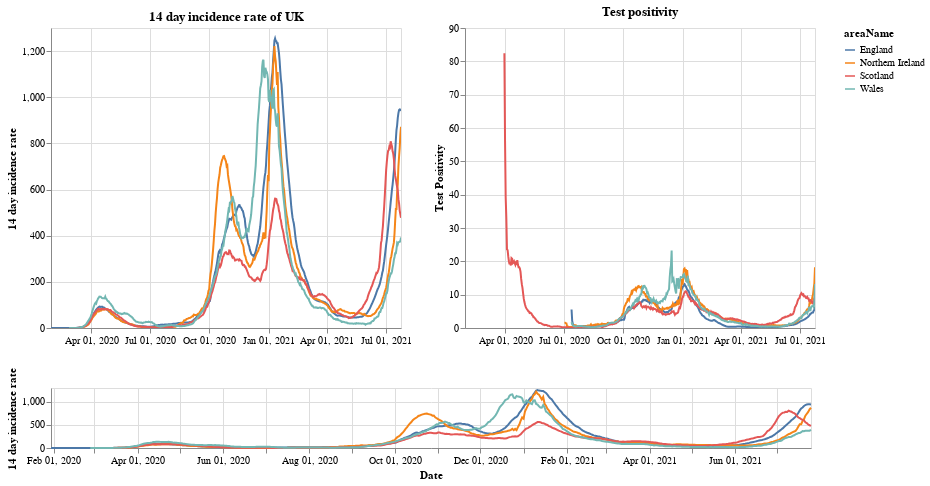

The code cell stored with this chart in its notebook:
### Markdown cell above
# Plots

First a plot with each country in the UK. The top right shows the positivity rate for (which is the percentage of registered tests which were positive) while the top left is the 14 day incidence rate. The bottom chart can be used to select the timeframe (does not work on a mobile device).

### Code cell
#collapse
brush = alt.selection(type='interval', name='DateBrush',encodings=['x'],fields=['Time'])
leg_selection = alt.selection_multi(fields=['areaName'], bind='legend')

base = alt.Chart(uk_cases).mark_line().encode(
    x=alt.X("yearmonthdate(date):T", axis=alt.Axis(title='Date')),
    y=alt.Y("twoWeeklyCasesRate:Q", axis=alt.Axis(title='14 day incidence rate')),
    tooltip=['areaName', 'date','twoWeeklyCasesRate', 'testPositivity'],
    color='areaName',
    opacity=alt.condition(leg_selection, alt.value(2), alt.value(0.1))
).add_selection(leg_selection).properties(width=350)

upper = base.encode(alt.X('yearmonthdate(date):T', axis=alt.Axis(title=''),
                         scale=alt.Scale(domain=brush))
                   ).properties(title=f'14 day incidence rate of UK')
upper_right = upper.encode(alt.Y('testPositivity:Q', axis=alt.Axis(title='Test Positivity'))).properties(title='Test positivity')
lower = base.properties(height=60, width = 760).add_selection(brush)

(upper | upper_right) & lower

### Figure 1 — Vega-Lite specification as saved in the notebook (floating-point values rounded to 4 significant figures; data arrays with more than 128 entries replaced by an {"elided": "..."} marker saying what was removed)
{"config": {"view": {"continuousWidth": 400, "continuousHeight": 300}}, "vconcat": [{"hconcat": [{"mark": "line", "encoding": {"color": {"type": "nominal", "field": "areaName"}, "opacity": {"condition": {"value": 2, "selection": "selector001"}, "value": 0.1}, "tooltip": [{"type": "nominal", "field": "areaName"}, {"type": "temporal", "field": "date"}, {"type": "quantitative", "field": "twoWeeklyCasesRate"}, {"type": "quantitative", "field": "testPositivity"}], "x": {"type": "temporal", "axis": {"title": ""}, "field": "date", "scale": {"domain": {"selection": "DateBrush"}}, "timeUnit": "yearmonthdate"}, "y": {"type": "quantitative", "axis": {"title": "14 day incidence rate"}, "field": "twoWeeklyCasesRate"}}, "selection": {"selector001": {"type": "multi", "fields": ["areaName"], "bind": "legend"}}, "title": "14 day incidence rate of UK", "width": 350}, {"mark": "line", "encoding": {"color": {"type": "nominal", "field": "areaName"}, "opacity": {"condition": {"value": 2, "selection": "selector001"}, "value": 0.1}, "tooltip": [{"type": "nominal", "field": "areaName"}, {"type": "temporal", "field": "date"}, {"type": "quantitative", "field": "twoWeeklyCasesRate"}, {"type": "quantitative", "field": "testPositivity"}], "x": {"type": "temporal", "axis": {"title": ""}, "field": "date", "scale": {"domain": {"selection": "DateBrush"}}, "timeUnit": "yearmonthdate"}, "y": {"type": "quantitative", "axis": {"title": "Test Positivity"}, "field": "testPositivity"}}, "selection": {"selector001": {"type": "multi", "fields": ["areaName"], "bind": "legend"}}, "title": "Test positivity", "width": 350}]}, {"mark": "line", "encoding": {"color": {"type": "nominal", "field": "areaName"}, "opacity": {"condition": {"value": 2, "selection": "selector001"}, "value": 0.1}, "tooltip": [{"type": "nominal", "field": "areaName"}, {"type": "temporal", "field": "date"}, {"type": "quantitative", "field": "twoWeeklyCasesRate"}, {"type": "quantitative", "field": "testPositivity"}], "x": {"type": "temporal", "axis": {"title": "Date"}, "field": "date", "timeUnit": "yearmonthdate"}, "y": {"type": "quantitative", "axis": {"title": "14 day incidence rate"}, "field": "twoWeeklyCasesRate"}}, "height": 60, "selection": {"selector001": {"type": "multi", "fields": ["areaName"], "bind": "legend"}, "DateBrush": {"type": "interval", "encodings": ["x"], "fields": ["Time"]}}, "width": 760}], "data": {"name": "data-515de2cac83e56af25712b728251d17e"}, "$schema": "https://vega.github.io/schema/vega-lite/v4.8.1.json", "datasets": {"data-515de2cac83e56af25712b728251d17e": {"elided": "2080 records"}}}
